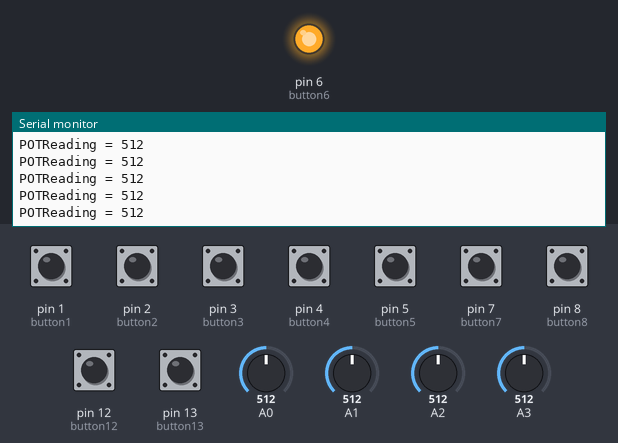
Simulated run of this sketch. Board: Teensy 4. Parts: output pins drawn as LEDs (lit = HIGH), the last lines printed to the serial monitor. Inputs (shaded band) come from the test bench; at power-on: pin 1 (button1), pin 2 (button2), pin 3 (button3), pin 4 (button4), pin 5 (button5), pin 7 (button7), pin 8 (button8), pin 12 (button12), pin 13 (button13) HIGH, A0 = 512, A1 = 512, A2 = 512, A3 = 512.

Above: at 1.3 s.
1.4 s: pin 12 (button12) pulled LOW for 1 s
At 2.4 s:
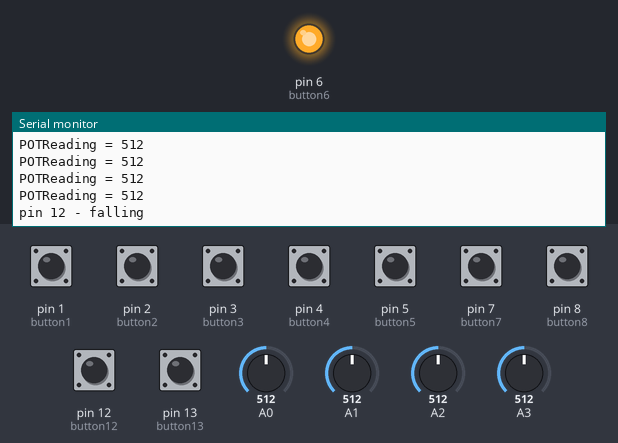
At 3.4 s:
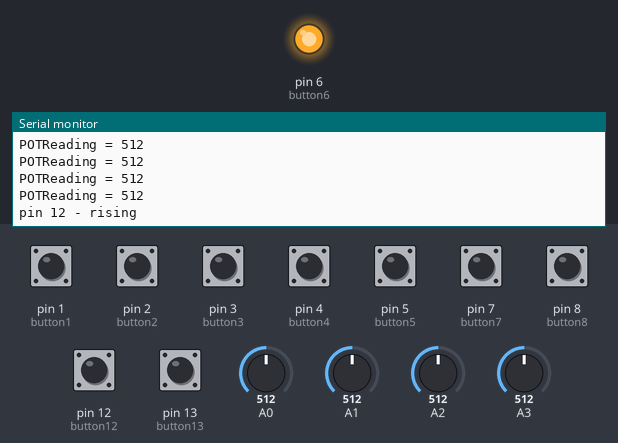

The sketch:

MasterMidiRev15_2.ino
```cpp
  // Pot declarations
  #include <Bounce.h>
  const int numReadings = 30; // Smoothing amount
  int readings[numReadings] = {0,0,0,0,0}; // Set the readings from the analog input to 0
  int pots = 4; // The number of pots
  int lastreading[6] = {0,0,0,0,0}; // Set the last readings to 0
  int POTReading = 0; // Set the last readings to 0
  int midichannel = 0;
  const int deadbandLowRes = 2;
  const int deadbandHighRes = 1;
  int LowResReading = 0;
  unsigned int HighResReading = 0;

  // Button declarations
  Bounce button1 = Bounce(1, 5);  // 5 = 5 ms debounce time
  Bounce button2 = Bounce(2, 5);
  Bounce button3 = Bounce(3, 5);
  Bounce button4 = Bounce(4, 5);
  Bounce button5 = Bounce(5, 5);
  Bounce button6 = Bounce(6, 5);
  Bounce button7 = Bounce(7, 5);
  Bounce button8 = Bounce(8, 5);
  Bounce button12 = Bounce(12, 5);
  Bounce button13 = Bounce(13, 5);
  const int channelbutton = 6;

  // Begin main loop
  void setup()
    {
    // Button config
    // Configure the pins for input mode with pullup resistors.
    // The pushbuttons connect from each pin to ground.
    pinMode(1, INPUT_PULLUP);
    pinMode(2, INPUT_PULLUP);
    pinMode(3, INPUT_PULLUP);
    pinMode(4, INPUT_PULLUP);
    pinMode(5, INPUT_PULLUP);
    pinMode(6, INPUT_PULLUP);
    pinMode(7, INPUT_PULLUP);
    pinMode(8, INPUT_PULLUP);
    pinMode(12, INPUT_PULLUP);
    pinMode(13, INPUT_PULLUP);

    Serial.begin(31250);   // Standard midi rate
    pinMode(6, OUTPUT);
    }

  void loop()
    {
    digitalWrite(6, HIGH);

    for (int i = 0; i < pots; i++ )  // Get reading for all potentiometers
      {

    POTReading = analogRead(i);
     Serial.print("POTReading = ");
    Serial.println(POTReading);
    LowResReading = POTReading /8;
    HighResReading = POTReading * 16;
    midichannel = i + 1;

                if ((i < 2) && (POTReading <= (lastreading[i] - deadbandHighRes))   || (POTReading >= (lastreading[i] + deadbandHighRes)))// Hi-res pots
                  {
                  usbMIDI.sendPitchBend(HighResReading, midichannel); //send hi-res pot data
                  }
              if ((i >= 2) && (POTReading <= (lastreading[i] - deadbandLowRes))   || (POTReading >= (lastreading[i] + deadbandLowRes)))
                  {
                  usbMIDI.sendControlChange(i, LowResReading, midichannel); //send low-res pot data
                  }

         lastreading[i] = POTReading;   // Set last array value to current value
      }

    // Update all the buttons.  There should not be any long
    // delays in loop(), so this runs repetitively at a rate
    // faster than the buttons could be pressed and released.

    button1.update();
    button2.update();
    button3.update();
    button4.update();
    button5.update();
    button6.update();
    button7.update();
    button8.update();
    button12.update();
    button13.update();


    // falling = high (not pressed - voltage from pullup resistor)
    // to low (pressed - button connects pin to ground)
    if (button12.fallingEdge()) {
      usbMIDI.sendNoteOn(60, 99, channelbutton);  // 60 = C4
      Serial.println("pin 12 - falling");
    }
    if (button13.fallingEdge()) {
      usbMIDI.sendNoteOn(61, 99, channelbutton);  // 61 = C#4
          Serial.println("pin 13 - falling");
    }


    // rising = low (pressed - button connects pin to ground)
    //          to high (not pressed - voltage from pullup resistor)
    if (button12.risingEdge()) {
      usbMIDI.sendNoteOff(60, 0, channelbutton);  // 60 = C4
          Serial.println("pin 12 - rising");
    }
    if (button13.risingEdge()) {
      usbMIDI.sendNoteOff(61, 0, channelbutton);  // 61 = C#4
          Serial.println("pin 13 - rising");
    }


      delay(500);  // Delay output by 5ms
  }
```

Measured:
- after the input at 1.4 s, the serial monitor: prints a new line after 0.61 s (image 1)
